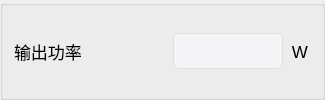
        <widget class="QGroupBox" name="groupBox_20">
         <property name="title">
          <string/>
         </property>
         <layout class="QHBoxLayout" name="horizontalLayout_27" stretch="7,5,1">
          <item>
           <widget class="QLabel" name="label_53">
            <property name="minimumSize">
             <size>
              <width>119</width>
              <height>31</height>
             </size>
            </property>
            <property name="font">
             <font>
              <pointsize>13</pointsize>
             </font>
            </property>
            <property name="text">
             <string>输出功率</string>
            </property>
            <property name="alignment">
             <set>Qt::AlignLeading|Qt::AlignLeft|Qt::AlignVCenter</set>
            </property>
           </widget>
          </item>
          <item>
           <widget class="QLineEdit" name="lPow">
            <property name="enabled">
             <bool>false</bool>
            </property>
            <property name="minimumSize">
             <size>
              <width>0</width>
              <height>31</height>
             </size>
            </property>
            <property name="styleSheet">
             <string notr="true">QLineEdit {
    /* 苹果风格的数据展示LineEdit */
    border: 1px solid #D0D0D0;                  /* 浅灰色边框，模仿macOS的细边框 */
    border-radius: 6px;                         /* 圆角，符合macOS设计 */
    padding: 8px 12px;                         /* 内边距，提供舒适的阅读空间 */
    background-color: #FFFFFF;                 /* 白色背景 */
    color: #333333;                            /* 深灰色文字，提高可读性 */
    font-family: &quot;SF Pro Text&quot;, &quot;Helvetica Neue&quot;, &quot;Lucida Grande&quot;, sans-serif; /* macOS系统字体栈 */
    font-size: 14px;                           /* 默认字体大小 */
    selection-background-color: #007AFF;       /* 选中文本高亮色 (macOS蓝色) */
    selection-color: #FFFFFF;                  /* 选中文本颜色 (白色) */

    /* 只读状态下的特殊样式 */
    /* 注意：Qt中通常使用 setReadOnly(true) 来实现只读，但QSS可以定义其外观 */
}

/* 当LineEdit获得焦点时 (对于数据展示框，如果不需要焦点效果，可以省略或弱化) */
QLineEdit:focus {
    border: 1px solid #007AFF;                 /* 获得焦点时边框变为蓝色 */
    /* 如果作为纯展示框，也可以移除焦点边框变化 */
    /* border: 1px solid #D0D0D0; */
}

/* 禁用状态下的样式 (如果用于展示不可变数据) */
QLineEdit:disabled {
    background-color: #F5F5F7;                 /* macOS禁用元素背景色 */
    color: #333333;                            /* 禁用文字颜色 */
    border: 1px solid #E0E0E0;                 /* 禁用边框颜色 */
}</string>
            </property>
            <property name="readOnly">
             <bool>true</bool>
            </property>
           </widget>
          </item>
          <item>
           <widget class="QLabel" name="label_54">
            <property name="minimumSize">
             <size>
              <width>0</width>
              <height>31</height>
             </size>
            </property>
            <property name="font">
             <font>
              <pointsize>13</pointsize>
             </font>
            </property>
            <property name="text">
             <string>W</string>
            </property>
            <property name="alignment">
             <set>Qt::AlignCenter</set>
            </property>
           </widget>
          </item>
         </layout>
        </widget>
